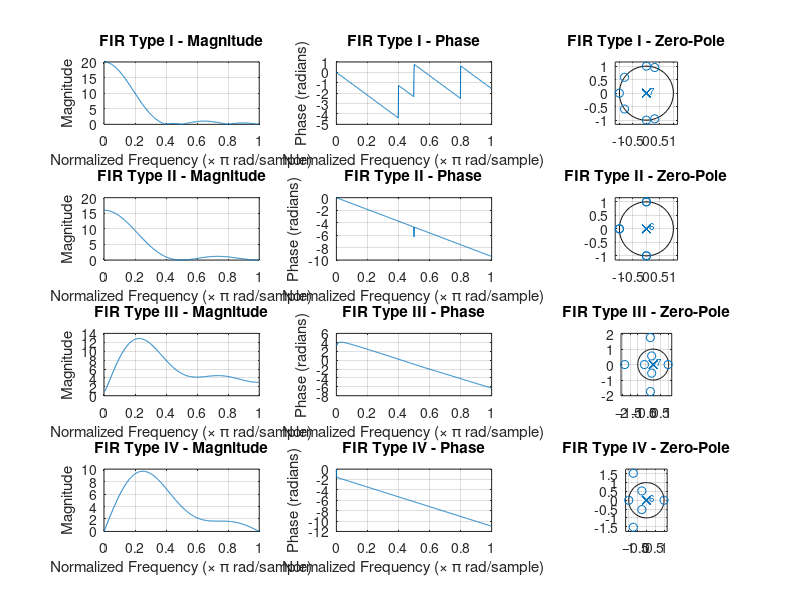

Here is the MATLAB script that generated this plot: (Note: this script raises an error after producing the figure.)
% ex11_main.m
% FIR Filter Types - Magnitude, Phase, and Pole-Zero Diagrams

% Define the impulse responses for FIR filter types I-IV
h1 = [1 2 3 4 4 3 2 1];     % FIR Type I  (M even, symmetric)
h2 = [1 2 3 4 3 2 1];       % FIR Type II (M odd, symmetric)
h3 = [-1 -2 -3 -4 3 3 2 1]; % FIR Type III (M even, antisymmetric)
h4 = [-1 -2 -3 0 3 2 1];    % FIR Type IV (M odd, antisymmetric)

% Create a figure for the plots
figure;

% Define a cell array for the filters and their titles
filters = {h1, h2, h3, h4};
titles = {'FIR Type I', 'FIR Type II', 'FIR Type III', 'FIR Type IV'};

for i = 1:length(filters)
    h = filters{i};
    
    % Compute frequency response
    [H, w] = freqz(h, 1, 512);
    
    % Magnitude response
    subplot(4, 3, (i-1)*3 + 1);
    plot(w/pi, abs(H));
    title([titles{i} ' - Magnitude']);
    xlabel('Normalized Frequency (\times \pi rad/sample)');
    ylabel('Magnitude');
    grid on;

    % Phase response
    subplot(4, 3, (i-1)*3 + 2);
    plot(w/pi, unwrap(angle(H)));
    title([titles{i} ' - Phase']);
    xlabel('Normalized Frequency (\times \pi rad/sample)');
    ylabel('Phase (radians)');
    grid on;

    % Zero-Pole plot
    subplot(4, 3, (i-1)*3 + 3);
    zplane(h, 1);
    title([titles{i} ' - Zero-Pole']);
    grid on;
end

% Adjust layout
sgtitle('FIR Filter Types - Magnitude, Phase, and Zero-Pole Diagrams');
